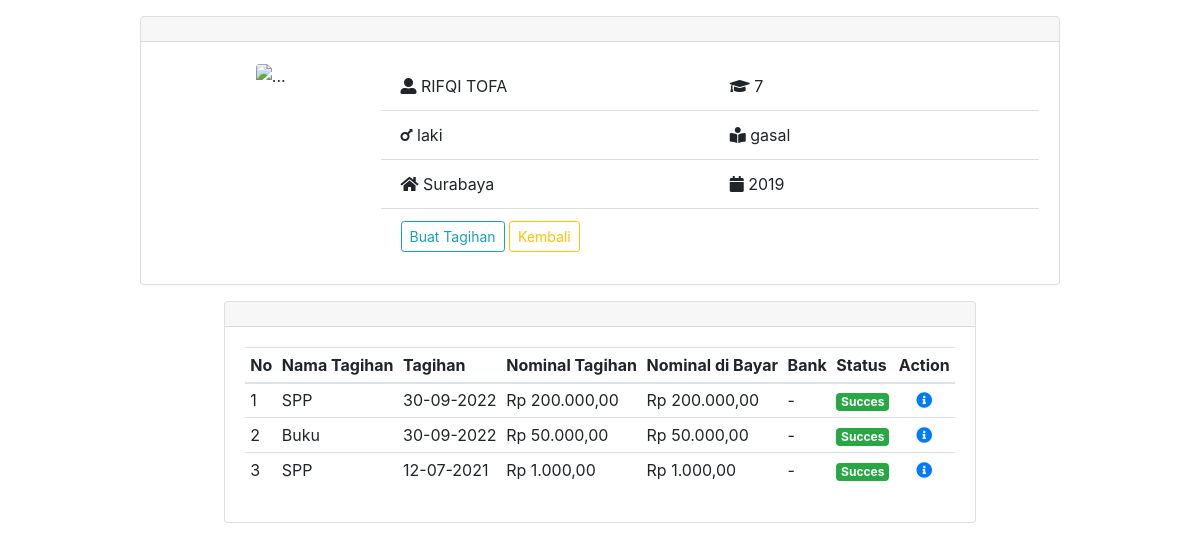
Screenshot of /dashboard/admin/buat_tag.php?id=3130019001 (signed in) with the database file from the repository.
### tables this page shows
CREATE TABLE `data_siswa` (
  `nis` bigint(15) NOT NULL,
  `id_kelas` int(11) NOT NULL,
  `id_akun` bigint(15) DEFAULT NULL,
  `nama` varchar(25) NOT NULL,
  `semester` enum('gasal','genap') NOT NULL,
  `jenis_kelamin` enum('laki','perempuan') NOT NULL,
  `ttl` date NOT NULL,
  `waktu_masuk` date NOT NULL,
  `kota` varchar(25) NOT NULL,
  `no_hp` bigint(15) NOT NULL,
  `nm_no` varchar(25) NOT NULL,
  `alamat` text NOT NULL,
  `namapic` varchar(255) DEFAULT NULL
);

CREATE TABLE `kelas` (
  `id_kelas` int(3) NOT NULL,
  `kelas` varchar(15) NOT NULL,
  `sub_kelas` varchar(5) NOT NULL
);

CREATE TABLE `tagihan` (
  `id_tagihan` bigint(15) NOT NULL,
  `id_transaksi` varchar(50) DEFAULT NULL,
  `nis` bigint(15) NOT NULL,
  `nm_tagihan` varchar(50) NOT NULL,
  `nominal` decimal(10,2) NOT NULL,
  `waktu_dibuat` datetime NOT NULL
);

CREATE TABLE `transaksi` (
  `id_transaksi` varchar(50) NOT NULL,
  `order_id` bigint(25) NOT NULL,
  `nis` bigint(15) NOT NULL,
  `nominal` decimal(10,2) NOT NULL,
  `token` varchar(50) NOT NULL,
  `status_tr` varchar(15) NOT NULL,
  `status_code` varchar(10) NOT NULL,
  `payment_type` varchar(15) NOT NULL,
  `va_number` varchar(50) NOT NULL,
  `bank` varchar(15) NOT NULL,
  `tr_time` datetime NOT NULL
);

### dashboard/admin/Admin_Controller.php (called while the page is built, shortened)
<?php
class Admin_Controller extends Config
{
    public $db;
    function __construct()
    {
        $mysqli = new mysqli($this->host, $this->user, $this->passwd, $this->defaultdb);
        $this->db = $mysqli;
    }
    function ambilDetail(string $id_tr)
    {
        $query = $this->db->query("select s.nis, s.semester, k.kelas, tr.nominal as trnom,
        s.nama, t.id_transaksi, tr.order_id, t.nm_tagihan, tr.status_tr, tr.status_code,
        tr.payment_type, tr.va_number, tr.tr_time, t.id_tagihan from transaksi tr
        inner join tagihan t on tr.id_transaksi=t.id_transaksi
        inner join data_siswa s on tr.nis=s.nis
        inner join kelas k on s.id_kelas=k.id_kelas where tr.id_transaksi='$id_tr'");
        if ($query->num_rows > 0) {
            return array('data' => $query->fetch_assoc(), 'pesan' => 'Data ada.', 'status' => true);
        }
    }
}

### dashboard/admin/buat_tag.php (the view, shortened to what this page needs)
<?php
require_once "Admin_Controller.php";
$conn = new Admin_Controller();
$nis = (int)$_GET['id'];
$query = $conn->db->query("select * from data_siswa s inner join kelas k on s.id_kelas=k.id_kelas where nis='$nis'");
$data = $query->fetch_assoc();
$q_tagihan = $conn->db->query("select *, t.nominal as tnom, tr.nominal as trnom from tagihan t
    left join transaksi tr on t.id_transaksi=tr.id_transaksi where t.nis='$nis'");
function rupiah($angka)
{
    $hasil_rupiah = "Rp " . number_format($angka, 2, ',', '.');
    return $hasil_rupiah;
}
?>
<?php if ($data != null) {
    $tahun_masuk = date_format(date_create($data['waktu_masuk']), "Y");
    $semester = $data['semester'];
?>
<!DOCTYPE html>
<html lang="en">
<head>
    <link rel="stylesheet" href="https://maxcdn.bootstrapcdn.com/bootstrap/4.0.0/css/bootstrap.min.css"
>
    <link rel="stylesheet" href="https://use.fontawesome.com/releases/v5.7.0/css/all.css"
>
</head>
<body>
    <div class="container">
        <div class="row justify-content-center mt-3">
            <div class="col-sm-10">
                <div class="card">
                    <div class="card-header"></div>
                    <div class="card-body">
                        <div class="row no-gutters">
                            <div class="col-sm-3 text-center">
                                <img src="https://sim.unusa.ac.id/siakad/siakad/uploads/fotomhs/<?= $tahun_masuk; ?>/<?= $nis; ?>.jpg?r=94804"
                                    class="card-img rounded" style="width: auto; height: 200px;" alt="...">
                            </div>
                            <div class="col-sm">
                                <ul class="list-group list-group-flush">
                                    <li class="list-group-item">
                                        <i class="fas fa-user-alt"></i>
                                        <span><?= $data['nama']; ?></span>
                                    </li>
                                    <li class="list-group-item">
                                        <i class="fa fa-mars"></i>
                                        <span><?= $data['jenis_kelamin']; ?></span>
                                    </li>
                                    <li class="list-group-item">
                                        <i class="fa fa-home "></i>
                                        <span><?= $data['kota']; ?></span>
                                    </li>
                                    <li class="list-group-item">
                                        <a href="index.php?page=invoice&nis=<?= $nis ?>"
                                            class="btn btn-outline-info btn-sm">Buat Tagihan</a>
                                        <a href="index.php?page=datsiswa"
                                            class="btn btn-outline-warning btn-sm">Kembali</a>
                                    </li>
                                </ul>
                            </div>
                            <div class="col-sm">
                                <ul class="list-group list-group-flush">
                                    <li class="list-group-item">
                                        <i class="fa fa-graduation-cap"></i>
                                        <span><?= $data['kelas']; ?></span>
                                    </li>
                                    <li class="list-group-item">
                                        <i class="fas fa-book-reader"></i>
                                        <span><?= $semester; ?></span>
                                    </li>
                                    <li class="list-group-item">
                                        <i class="fas fa-calendar"></i>
                                        <span><?= $tahun_masuk; ?></span>
                                    </li>
                                    <li class="list-group-item"></li>
                                </ul>
                            </div>
                        </div>
                    </div>
                </div>
            </div>
        </div>
        <div class="row justify-content-center mt-3 mb-5">
            <div class="col-sm-auto">
                <div class="card">
                    <div class="card-header"></div>
                    <div class="card-body">
                        <table class="table table-responsive-sm table-sm">
                            <thead style="font-weight: normal;">
                                <th>No</th>
                                <th>Nama Tagihan</th>
                                <th>Tagihan</th>
                                <th>Nominal Tagihan</th>
                                <th>Nominal di Bayar</th>
                                <th>Bank</th>
                                <th>Status</th>
                                <th>Action</th>
                            </thead>
                            <tbody>
                                <?php
                                    require_once "Admin_controller.php";
                                    $admController = new Admin_Controller();
                                    $i = 1;
                                    if ($q_tagihan) {
                                        while ($rows_tr = $q_tagihan->fetch_assoc()) { ?>
                                <tr>
                                    <td><?= $i++; ?></td>
                                    <td><?= $rows_tr['nm_tagihan']; ?></td>
                                    <td><?= date_format(date_create($rows_tr['waktu_dibuat']), "d-m-Y"); ?></td>
                                    <td><?= rupiah(intval($rows_tr['tnom'])); ?></td>
                                    <td><?= rupiah(intval($rows_tr['trnom'])); ?></td>
                                    <td><?= ($rows_tr['bank'] != null) ? $rows_tr['bank'] : "-"; ?></td>
                                    <?php
                                                $status = $rows_tr['status_code'];
                                                if (isset($rows_tr['id_transaksi'])){
                                                    $responOfDetail = $admController->ambilDetail($rows_tr['id_transaksi']);
                                                    $dataOfDetail = ($responOfDetail['status']) ? $responOfDetail['data'] : null;
                                                }
                                                if ($status == null) {
                                                    echo "<td><span class='badge badge-info'>onProses</span></td>";
                                                } elseif ($status == "200") {
                                                    echo "<td><span class='badge badge-success'>Succes</span></td>";
                                                } elseif ($status == "201") {
                                                    echo "<td><span class='badge badge-warning'>Pending</span></td>";
                                                } elseif ($status == "408") {
                                                    echo "<td><span class='badge badge-danger'>Cenceled</span></td>";
                                                } elseif ($status == "407") {
                                                    echo "<td><span class='badge badge-danger'>Expire</span></td>";
                                                }
                                                ?>
                                    <td class="text-center">
                                        <a href="#" id="linkdetails"
                                            <?= ($rows_tr['id_transaksi'] == null) ? 'hidden' : null ?>
                                            data-target="#detail" data-toggle="modal"
                                            data-nis="<?= $dataOfDetail['nis'] ?>"
                                            data-nama="<?= $dataOfDetail['nama'] ?>"
                                            data-semester="<?= $dataOfDetail['semester']?>"
                                            data-kelas="<?= $dataOfDetail['kelas']?>"
                                            data-idtagihan="<?= $dataOfDetail['id_tagihan']?>"
                                            data-trtime="<?= $dataOfDetail['tr_time']?>"
                                            data-paymenttype="<?= $dataOfDetail['payment_type']?>"
                                            data-vanumber="<?= $dataOfDetail['va_number']?>"
                                            data-nmtagihan="<?= $dataOfDetail['nm_tagihan']?>"
                                            data-trnom="<?= $dataOfDetail['trnom']?>"
                                            data-statustr="<?= $dataOfDetail['status_tr']?>"><i
                                                class="fas fa-info-circle"></i></a>
                                    </td>
                                </tr>
                                <?php }
                                    }
                                    ?>
                            </tbody>
                        </table>
                    </div>
                </div>
            </div>
        </div>
    </div>
</body>
</html>
<?php } else {
    echo "<h1>Data Tidak Ada</h1>";
}
?>

### rows the page displays
data_siswa: nama "RIFQI TOFA", jenis_kelamin "laki", kota "Surabaya", id_kelas.kelas "7", semester "gasal", waktu_masuk "2019"
tagihan: nm_tagihan "SPP", waktu_dibuat "30-09-2022", nominal "Rp 200.000,00", id_transaksi.nominal "Rp 200.000,00"
tagihan: nm_tagihan "Buku", waktu_dibuat "30-09-2022", nominal "Rp 50.000,00", id_transaksi.nominal "Rp 50.000,00"
tagihan: nm_tagihan "SPP", waktu_dibuat "12-07-2021", nominal "Rp 1.000,00", id_transaksi.nominal "Rp 1.000,00"
